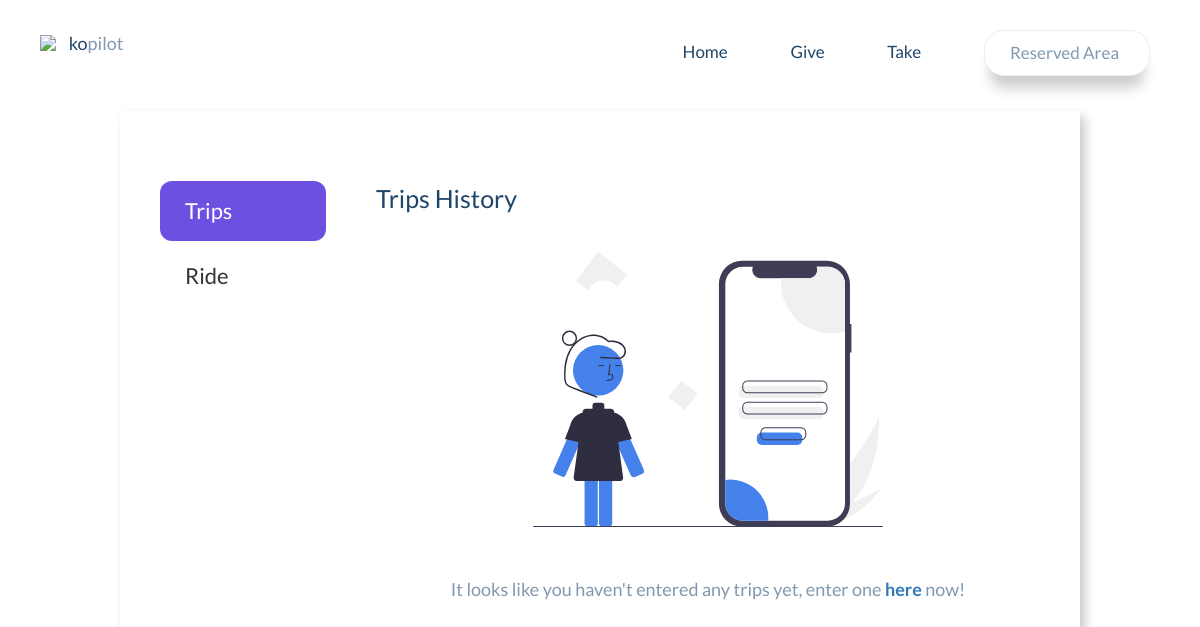
/history (signed in), run on an earlier commit of the app's database.
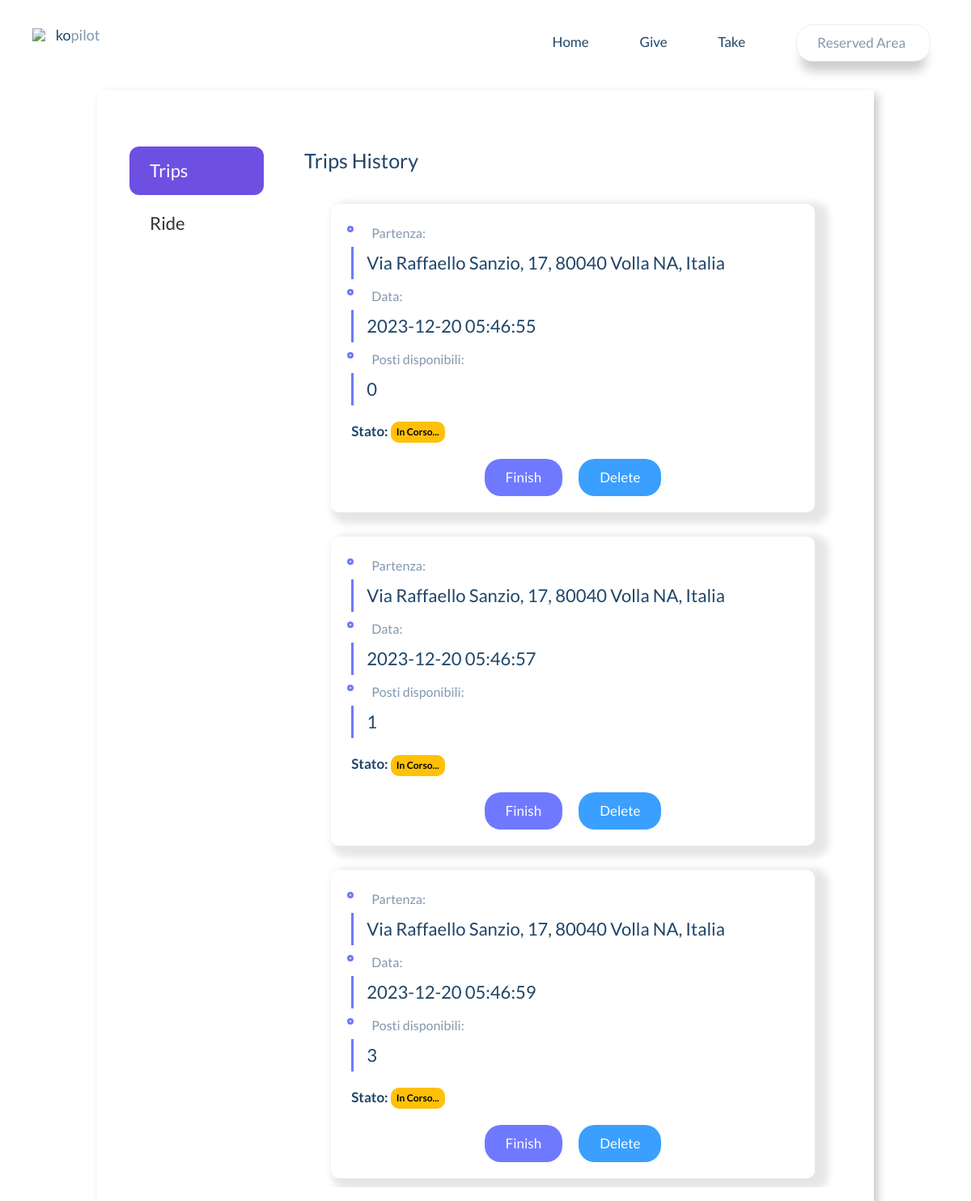
And on a later commit of the database.
### tables this page shows
CREATE TABLE Viaggi (
    idViaggio INTEGER PRIMARY KEY AUTOINCREMENT,
    _idUtente INTEGER,
    indirizzoPartenza TEXT NOT NULL,
    lat_Partenza REAL NOT NULL,
    lon_Partenza REAL NOT NULL,
    time_stamp DATETIME NOT NULL,
    postiDisponibili INTEGER NOT NULL,
    Stato TEXT DEFAULT 'In Corso...', -- puÃ² essere Concluso
    
    FOREIGN KEY (_idUtente) REFERENCES Utenti(idUtente)
);

### app.py (the view)
@app.route("/history") # if this path is specified in the URL
def history():
    is_user_authenticated = request.cookies.get('auth') == 'true'
    if not is_user_authenticated:
        return redirect(url_for('index'))       # is redirected to the index
    _idUtente = request.cookies.get('idUtente') # the logged in user ID is retrieved
    user_trips = get_user_trips(_idUtente)      # call to get trips scheduled by the user
    user_rides = get_user_rides(_idUtente)      # call to get the steps requested by the user
    notificationsNumber = get_notifications_number()    # the number of notifications from the logged in user is retrieved
    notifications = get_notifications()                 # notifications of the logged in user are retrieved
    return render_template("history.html", trips=user_trips, rides = user_rides, notificationsNumber = notificationsNumber, notifications = notifications)

### function.py (called while the page is built)
def connect(db):
    connetion = sqlite3.connect(db)         # creates a connection to the SQLITE database name passed as an argument
    connetion.row_factory = sqlite3.Row     # the row type is set as an object of type sqlite3.Row
    return connetion                        # the connection thus created is returned

def get_user_trips(user_id):
    connection = connect("database.db")     # a connection is established to the database called "database.db"
    cursor = connection.cursor()            # a cursor object is created to execute queries
    cursor.execute("SELECT * FROM Viaggi WHERE _idUtente = ? ORDER BY indirizzoPartenza", (user_id,))
    connection.commit()                     # the changes generated by the previous query are committed
    trips = cursor.fetchall()               # all trips made by the user are obtained
    connection.close()                      # the connection is closed
    return trips                            # the list of trips made by the user is returned

def get_user_rides(user_id):
    connection = connect("database.db")     # a connection is established to the database called "database.db"
    cursor = connection.cursor()            # a cursor object is created to execute queries
    query = """
                SELECT *
                FROM RichiestePassaggio
                JOIN Viaggi ON RichiestePassaggio._idViaggio = Viaggi.idViaggio
                WHERE RichiestePassaggio._idUtente = ?;
            """
    cursor.execute(query, (user_id,))   # the query is executed
    connection.commit()                 # the changes generated by the previous query are committed
    rides = cursor.fetchall()           # all ride requests by the user are obtained
    connection.close()                  # the connection is closed
    return rides                        # the list of rides requests by the user is returned

### templates/history.html (shortened to what this page needs)
<!DOCTYPE html>
<html lang="en" lang="en">
  <head>
    <link rel="stylesheet" href="https://cdnjs.cloudflare.com/ajax/libs/twitter-bootstrap/3.3.7/css/bootstrap.min.css">
    <link rel="stylesheet" href="static/css/style.css">
    <link rel="stylesheet" href="static/css/history.css">
    <link rel="stylesheet" href="static/css/tabs.css">
    <link href="https://cdn.jsdelivr.net/npm/remixicon@3.6.0/fonts/remixicon.css" rel="stylesheet">
  </head>
  <body>
    <header class="header">
        <div class="container header__container">
          <div class="header__logo"><img class="header__img" src="https://image.ibb.co/kcVou6/path3000.png">
            <h1 class="header__title">ko<span class="header__light">pilot</span></h1>
          </div>
          <div class="header__menu">
            <nav id="navbar" class="header__nav collapse">
              <ul class="header__elenco">
                <li class="header__el"><a href="/home" class="header__link">Home</a></li>
                <li class="header__el"><a href="/give" class="header__link">Give</a></li>
                <li class="header__el"><a href="/take" class="header__link">Take</a></li>
                <li class="header__el header__el--blue"><a class="btn btn--white" id="signin">Reserved Area<i class="ri-arrow-down-s-line" style="padding-left: 0.5rem;"></i></a>
                </li>
              </ul>
            </nav>
          </div>
        </div>
    </header>
    <section id="content">
        <div class="container-cards">
          <div class="option-container">
            <div class="content">
              <div class="list">
                <label for="trip" class="trip">
                  <span class="title"> Trips</span>
                </label>
                <label for="ride" class="ride" style="margin-right:-25px">
                  <span class="title"> Ride</span>
                </label>
                <div class="slider"></div>
              </div>
              <div class="text-content">
                <div class="trip text">
                  <div class="title">Trips History</div>
                  <div class="card-shower">
                    {% if trips %}
                      {% for trip in trips %}
                        <div class="response-card" id="viaggio_{{ trip.idViaggio }}">
                          <div class="timeline-content">
                            <ul>
                              <li>
                                <span> Partenza:</span>
                                <h3>{{ trip.indirizzoPartenza }}</h3>
                              </li>
                              <li>
                                <span> Data:</span>
                                <h3>{{ trip.time_stamp }}</h3>
                              </li>
                              <li>
                                <span> Posti disponibili:</span>
                                <h3>{{ trip.postiDisponibili }}</h3>
                              </li>
                            </ul>
                          </div>
                          <div class="left-places">
                            {% if trip.Stato == 'Concluso' %}
                              <b>Stato:</b> <span class="badge text-bg-success">{{ trip.Stato }}</span>
                            {% elif trip.Stato == 'In Corso...' %}
                              <b>Stato:</b> <span class="badge text-bg-warning">{{ trip.Stato }}</span>
                            {% else %}
                              <b>Stato:</b> <span class="badge text-bg-danger">{{ trip.Stato }}</span>
                            {% endif %}
                          </div>
                          <div class="card-btn">
                            <div class="btn-padd">
                              <a onclick="endTrip('{{ trip.idViaggio }}')" id="ending_{{ trip.idViaggio }}" class="btn btn-finish btn--width">Finish</a>
                            </div>
                            <div class="btn-padd">
                              <a onclick="deleteTrip('{{ trip.idViaggio }}')" class="btn btn-delete btn--width">Delete</a>
                            </div>
                          </div>
                        </div>
                      {% endfor %}
                    {% else %}
                      <div class="img-placeholder">
                        <img src="static/img/log.svg">
                        <p id="placeholder-p"> It looks like you haven't entered any trips yet, enter one <b><a href="/give">here</a></b> now!</p>
                      </div>
                    {% endif %}
                  </div>
                </div>
              </div>
            </div>
          </div>
        </div>
    </section>
  </body>
</html>

### static/css/style.css (style rules this page uses)
:root { --primary-color: #3A9FFF; --secondary-color: #6f79ff; --text-color: #8198AE; }
html, body { margin: 0; padding: 0; font-family: 'Lato', sans-serif; color: #1f4568; scroll-behavior: smooth; }
body { background-image: url("https://image.ibb.co/de6JzG/bitmap_1_1.png"); background-size:cover; background-repeat:no-repeat; background-position: center; }
.collapse { display: block; }
.btn { background-color:var(--primary-color); border-radius: 20px; font-size: 17px; padding: 10px 25px; color: #fff; box-shadow: 0px 18px 13px -6px rgba(0, 0, 0,0.2); transition: all 0.4s; -webkit-transition: all 0.4s; -moz-transition: all 0.4s; -ms-transition: all 0.4s; -o-transition: all 0.4s; }
.btn--white { background-color: #fff; border: 1px solid #ededed; color: var(--text-color); }
.header { padding: 30px 25px; }
.header__elenco { padding: 0; margin: 0; list-style: none; }
.header__menu { float: right; }
.header__el { padding: 0 30px; font-size: 10px; display: inline-block; }
.header__img { display: inline-block; vertical-align: middle; }
.header__logo, .header__menu { display: inline-block; vertical-align: middle; }
.header__title { font-size: 18px; margin: 0; margin-left: 10px; display: inline-block; line-height: 18px; vertical-align: middle; }
.header__light { color: var(--text-color); }
.header__link { color: #1f4568; font-size: 17px; }
.header__el--blue { position: relative; }
#signin { margin-bottom: 5px; }

### static/css/history.css (style rules this page uses)
#content { width: 100%; height: 80vh; display: flex; justify-content: center; align-items: center; }
.container-cards { width: 80%; height: 80vh; box-shadow: 5px 5px 10px rgba(0, 0, 0, .212); padding-top: 30px; }
.response-card { background: #fff; border-radius: 10px; width: 90%; margin-bottom: 30px; padding-bottom: 20px; box-shadow: 9px 6px 10px 8px rgba(0, 0, 0, 0.1); }
.timeline-content { padding: 25px 20px 10px 20px; }
.timeline-content ul { list-style: none; padding: 0; margin: 0; }
.timeline-content ul li span { font-size: 16px; color: var(--text-color); display: block; margin-bottom: -15px; padding: 0px 0px 0px 30px; position: relative; }
.timeline-content ul li span::before { content: ""; position: absolute; width: 8px; height: 8px; border: 3px solid var(--secondary-color); top: 2px; left: 0; border-radius: 50px; }
.timeline-content ul li h3 { font-size: 22px; line-height: 30px; border: 3px solid var(--secondary-color); border-width: 0 0 0 3px; padding: 5px 0 5px 16px; margin-left: 5px; }
.btn-delete { box-shadow: 0 0 0 0; color: white; background-color: var(--primary-color); }
.btn-finish { box-shadow: 0 0 0 0; color: white; background-color: var(--secondary-color); }
.left-places { font-size: 17px; padding: 0 0 20px 25px; }
.card-btn { display: flex; flex-direction: row; flex-wrap: nowrap; justify-content: center; }
.btn-padd { padding: 0px 10px 0px 10px; }

### static/css/tabs.css (style rules this page uses)
.option-container { padding: 40px; min-height: 100%; }
.content { display: flex; height: 100%; justify-content: space-between; }
.content .list { display: flex; flex-direction: column; width: 20%; margin-right: 50px; position: relative; }
.content .list label { height: 60px; font-size: 22px; font-weight: 500; line-height: 60px; cursor: pointer; padding-left: 25px; transition: all 0.5s ease; color: #333; z-index: 3; }
#trip:checked ~ .list label.trip, #ride:checked ~ .list label.ride { color: #fff; }
.content .slider { position: absolute; left: 0; top: 0; height: 60px; width: 100%; border-radius: 12px; background: #6d50e2; transition: all 0.4s ease; }
#trip:checked ~ .list .slider { top: 0; }
.content .text-content { width: 80%; height: 100%; }
.content .text { display: none; }
.content .text .title { font-size: 25px; margin-bottom: 25px; font-weight: 500; }
.content .text-content .trip { display: block; }
#trip:checked ~ .text-content .trip, #ride:checked ~ .text-content .ride { display: block; }
.card-shower { width: 100%; max-height: 60vh; display: flex; flex-direction: column; align-items: center; overflow-y: auto; padding-top: 10px; }
.text-bg-warning { padding: 7px; border-radius: 10px; background: #FFC107; color: black; font-weight: bold; }

What changed in the data, as far as the page shows it:
added Viaggi: indirizzoPartenza "Via Raffaello Sanzio, 17, 80040 Volla NA, Italia", time_stamp "2023-12-20 05:46:55", postiDisponibili "0", Stato "In Corso..."
added Viaggi: indirizzoPartenza "Via Raffaello Sanzio, 17, 80040 Volla NA, Italia", time_stamp "2023-12-20 05:46:57", postiDisponibili "1", Stato "In Corso..."
added Viaggi: indirizzoPartenza "Via Raffaello Sanzio, 17, 80040 Volla NA, Italia", time_stamp "2023-12-20 05:46:59", postiDisponibili "3", Stato "In Corso..."
Also different on the page:
text no longer shown: "It looks like you haven't entered any trips yet, enter one here now!"
